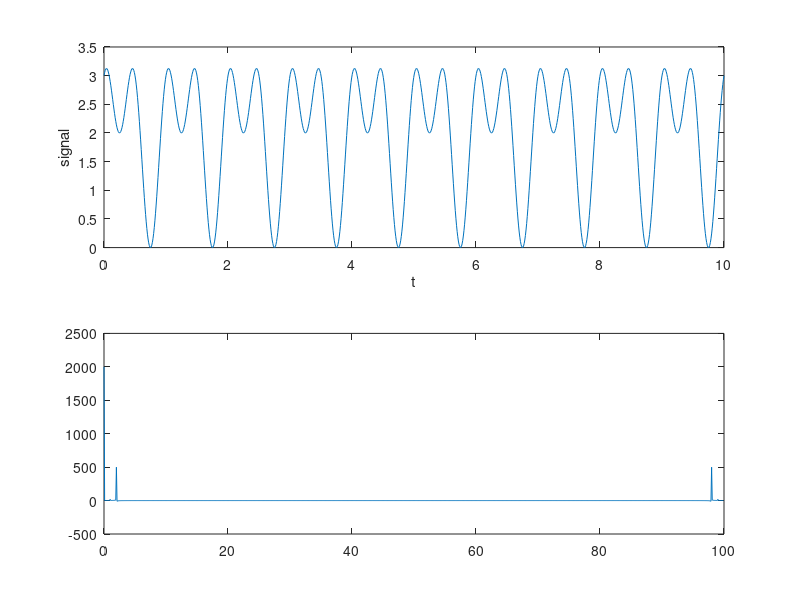

Reproduce this figure in MATLAB.
clc; clear; close all

fs = 100;  % sampling freq (Hz)
T = 1/fs;  % sampling period
L = 1000;  % number of samples
f = fs/L*(0:L-1);

t = linspace(0,10,L);

f_sin = 1;  % Hz
f_cos = 2;  % Hz
signal = 2 + sin(2*pi*f_sin*t)+ cos(2*pi*f_cos*t);

subplot(2,1,1);
plot(t, signal); xlabel("t"); ylabel("signal");

fft_signal = fft(signal);
subplot(2,1,2);
plot(f,fft_signal)
